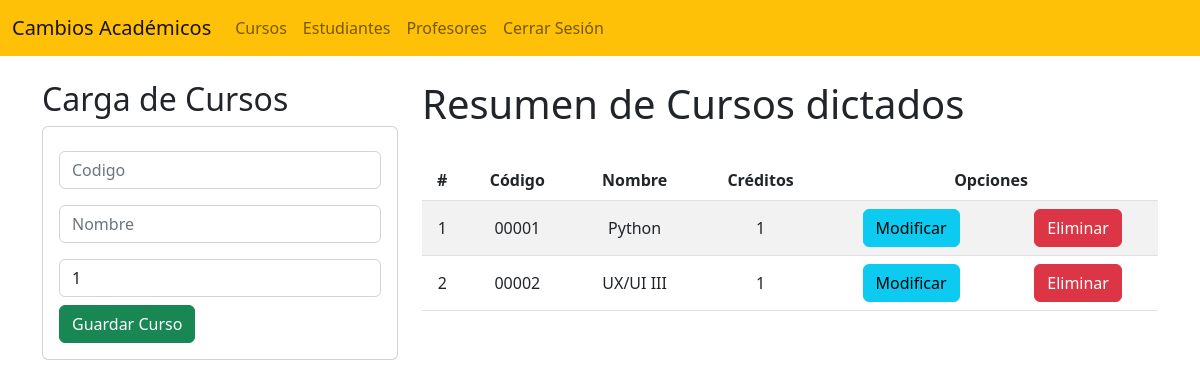
The app's page / (signed in) with its own data.
### blog/models.py (models this page shows, shortened)
class Curso(models.Model):
    codigo = models.CharField(primary_key=True, max_length=5)
    nombre = models.CharField(max_length=50)
    creditos = models.PositiveSmallIntegerField()

### blog/views.py (the view)
# urls.py: path('', views.home),
@login_required
def home(request):
    cursoslistado = Curso.objects.all()
    return render(request, "cursos.html", {"cursos": cursoslistado})

### blog/templates/cursos.html (shortened to what this page needs)
{% extends "./base.html" %}
{% block body %}
<div class="row">
    <div class="col-sm-12 col-md-6 col-lg-4 col-xl-4">
        <h2>Carga de Cursos</h2>
        <div class="card">
            <div class="card-body">
                <form action="/NuevoCurso/" method="POST">{% csrf_token %}
                    <div class="form-group py-2">
                        <input type="text" id="CodigoTxt" name="CodigoTxt" class="form-control"
                        placeholder="Codigo" minlength="5" maxlength="5" required>
                    </div>
                    <div class="form-group py-2">
                        <input type="text" id="NombreTxt" name="NombreTxt" class="form-control"
                        placeholder="Nombre" maxlength="50" required>
                    </div>
                    <div class="form-group py-2">
                        <input type="text" id="CreditosNum" name="CreditosNum" class="form-control"
                        min="1" max="10" value="1" required>
                    </div>
                    <div class="form-group">
                       <button type="submit" class="btn btn-success btn-block text-white">Guardar Curso</button>
                    </div>
                </form>
            </div>
        </div>
    </div>
    <div class="col-sm-12 col-md-6 col-lg-8 col-xl-8">
        <h1>Resumen de Cursos dictados</h1>
        <div class="table-responsive py-4">
            <table class="table table-striped">
                <thead>
                    <tr>
                        <th>#</th>
                        <th>Código</th>
                        <th>Nombre</th>
                        <th>Créditos</th>
                        <th colspan="2">Opciones</th>
                    </tr>
                </thead>
                <tbody>
                    {% for c in cursos %}
                    <tr>
                        <td>{{forloop.counter}}</td>
                        <td>{{c.codigo}}</td>
                        <td>{{c.nombre}}</td>
                        <td>{{c.creditos}}</td>
                        <td><a href="EditarCurso/{{c.codigo}}" class="btn btn-info">Modificar</a></td>
                        <td><a href="EliminarCurso/{{c.codigo}}" class="btn btn-danger">Eliminar</a></td>
                    </tr>
                    {% endfor %}
                </tbody>
            </table>
        </div>
    </div>
</div>
{% endblock %}

### blog/static/css/Estilos.css (style rules this page uses)
th, td { text-align: center; vertical-align: middle; }

### records on screen
Curso: codigo "00001", nombre "Python", creditos "1"
Curso: codigo "00002", nombre "UX/UI III", creditos "1"
